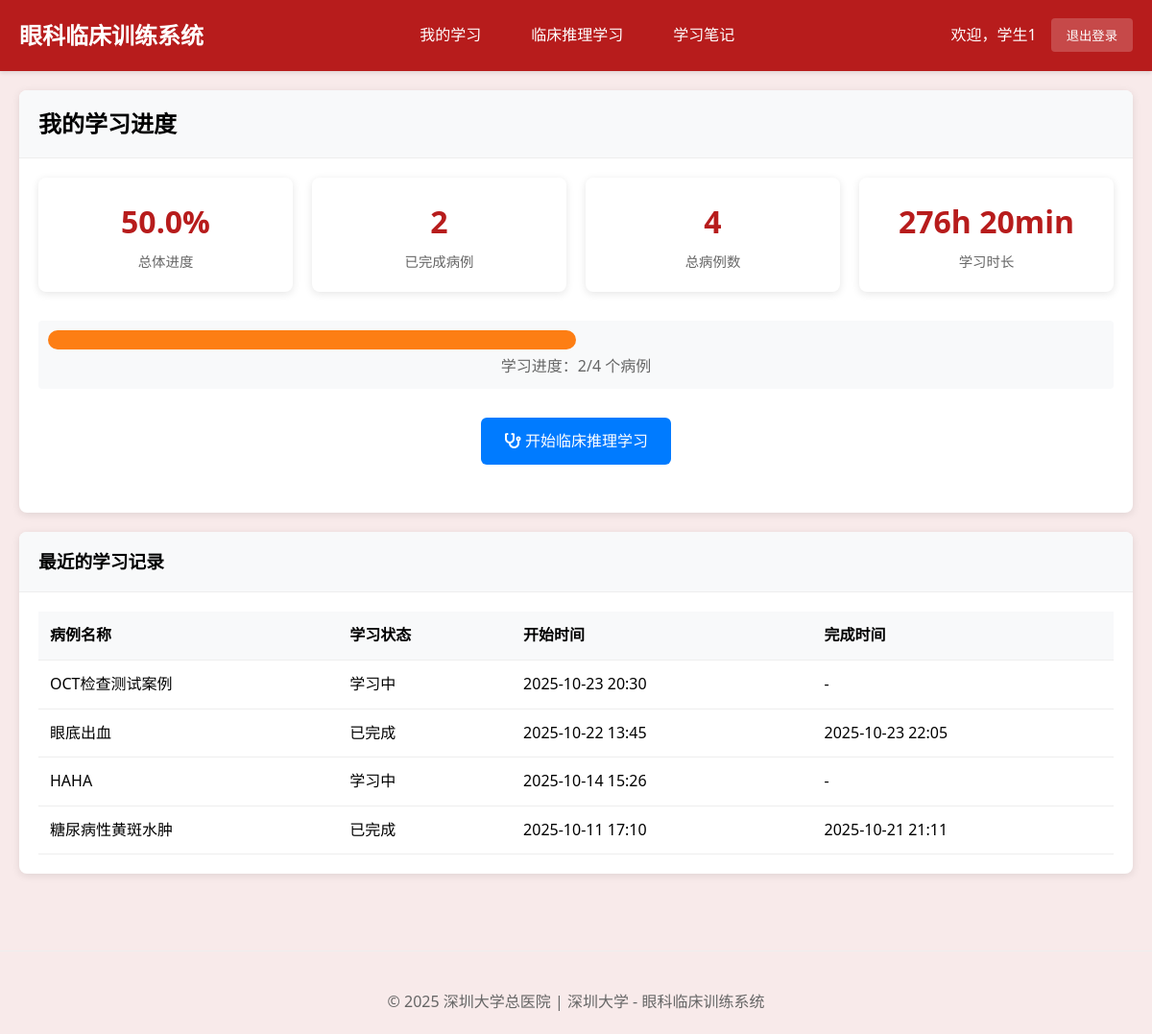
/student/ (signed in), run on an earlier commit of the app's database.
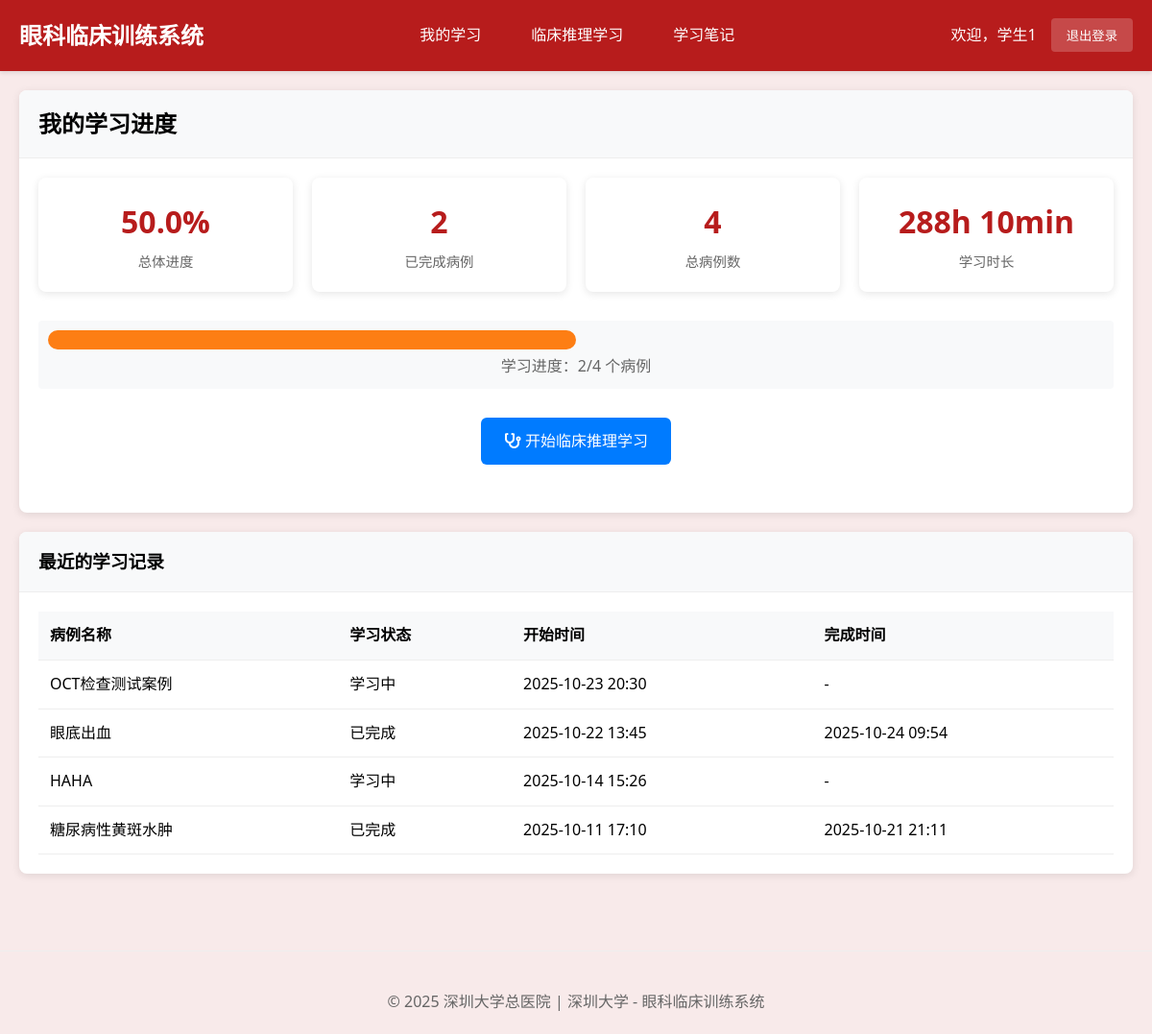
And on a later commit of the database.
### cases/models.py (models this page shows, shortened)
class StudentClinicalSession(models.Model):
    student = models.ForeignKey(User, on_delete=models.CASCADE, verbose_name="学生")
    clinical_case = models.ForeignKey(ClinicalCase, on_delete=models.CASCADE, verbose_name="临床案例")
    session_status = models.CharField(
        max_length=30,  # 增加长度以适应最长的选项
        choices=[
            ('case_presentation', '病例呈现'),         # 步骤1: 呈现病例
            ('examination_selection', '检查选择'),     # 步骤2: 选择检查方法
            ('examination_results', '检查结果'),       # 步骤3: 查看检查图像结果
            ('diagnosis_reasoning', '诊断推理'),       # 步骤4: 诊断判断推理
            ('treatment_selection', '治疗选择'),       # 步骤5: 选择治疗方案
            ('learning_feedback', '学习反馈'),         # 步骤6: 学习反馈
            ('completed', '已完成')
        ],
        default='case_presentation',
        verbose_name="当前阶段"
    )
    selected_examinations = models.JSONField(default=list, verbose_name="已选检查项目")
    examination_images_viewed = models.JSONField(default=list, verbose_name="已查看的检查图像")
    selected_diagnosis = models.ForeignKey(DiagnosisOption, on_delete=SET_NULL, blank=True, null=True, verbose_name="选择的诊断")
    diagnosis_reasoning_text = models.TextField(blank=True, verbose_name="诊断推理过程",
                                               help_text="学生的诊断思路和推理过程")
    selected_treatments = models.JSONField(default=list, verbose_name="已选治疗方案")
    step_completion_status = models.JSONField(
        default=dict,
        verbose_name="步骤完成状态",
        help_text="记录每个步骤的完成情况：{step_name: {completed: bool, score: float, completion_time: datetime}}"
    )
    required_examinations_completed = models.BooleanField(default=False, verbose_name="必选检查是否完成")
    examination_selection_valid = models.BooleanField(default=False, verbose_name="检查选择是否有效")
    examination_score = models.FloatField(default=0.0, verbose_name="检查选择得分")
    diagnosis_score = models.FloatField(default=0.0, verbose_name="诊断准确性得分")
    treatment_score = models.FloatField(default=0.0, verbose_name="治疗方案得分")
    reasoning_score = models.FloatField(default=0.0, verbose_name="推理过程得分")
    overall_score = models.FloatField(default=0.0, verbose_name="总体得分")
    time_spent = models.JSONField(default=dict, verbose_name="各阶段用时", help_text="JSON格式记录各阶段耗时")
    step_start_times = models.JSONField(default=dict, verbose_name="各步骤开始时间")
    started_at = models.DateTimeField(auto_now_add=True, verbose_name="开始时间")
    completed_at = models.DateTimeField(blank=True, null=True, verbose_name="完成时间")
    last_activity = models.DateTimeField(auto_now=True, verbose_name="最后活动时间")
    learning_notes = models.TextField(blank=True, verbose_name="学习笔记")
    reflection = models.TextField(blank=True, verbose_name="学习反思")
    session_data = models.JSONField(default=dict, verbose_name="会话数据",
                                   help_text="保存检查顺序、当前进度等临时数据")
    class Meta:
        verbose_name = "学生临床会话"
        verbose_name_plural = "学生临床会话"
        ordering = ['-started_at']
        unique_together = ['student', 'clinical_case']

class ClinicalCase(models.Model):
    title = models.CharField(max_length=200, verbose_name="案例标题")
    case_id = models.CharField(max_length=50, unique=True, verbose_name="案例编号")
    patient_age = models.IntegerField(verbose_name="患者年龄")
    patient_gender = models.CharField(max_length=10, choices=[('M', '男'), ('F', '女')], verbose_name="患者性别")
    chief_complaint = models.TextField(verbose_name="主诉")
    present_illness = models.TextField(verbose_name="现病史")
    past_history = models.TextField(blank=True, verbose_name="既往史")
    family_history = models.TextField(blank=True, verbose_name="家族史")
    learning_objectives = models.JSONField(verbose_name="学习目标", help_text="JSON格式存储多个学习目标")
    difficulty_level = models.CharField(
        max_length=20,
        choices=[('beginner', '初级'), ('intermediate', '中级'), ('advanced', '高级')],
        default='intermediate',
        verbose_name="难度等级"
    )
    is_active = models.BooleanField(default=True, verbose_name="是否启用")
    created_by = models.ForeignKey(User, on_delete=models.CASCADE, verbose_name="创建者")
    created_at = models.DateTimeField(auto_now_add=True, verbose_name="创建时间")
    updated_at = models.DateTimeField(auto_now=True, verbose_name="更新时间")
    case_images = models.JSONField(blank=True, null=True, verbose_name="案例图片", help_text="存储图片路径的JSON数组")
    class Meta:
        verbose_name = "临床案例"
        verbose_name_plural = "临床案例"
        ordering = ['-created_at']

### cases/views.py (the view)
# urls.py: path('student/', views.student_dashboard, name='student_dashboard'),
@login_required
@user_passes_test(is_student, login_url='login')
def student_dashboard(request):
    user = request.user
    total_clinical_cases = ClinicalCase.objects.filter(is_active=True).count()
    user_sessions = StudentClinicalSession.objects.filter(student=user)
    completed_sessions = user_sessions.filter(completed_at__isnull=False).count()
    progress_percentage = 0
    if total_clinical_cases > 0:
        progress_percentage = round((completed_sessions / total_clinical_cases) * 100, 1)
    total_study_time = 0
    for session in user_sessions.filter(completed_at__isnull=False):
        if session.completed_at and session.started_at:
            duration = session.completed_at - session.started_at
            total_study_time += duration.total_seconds() / 60  # 转换为分钟
    total_study_time = round(total_study_time)
    hours = total_study_time // 60
    minutes = total_study_time % 60
    if hours > 0:
        if minutes > 0:
            formatted_study_time = f"{hours}h {minutes}min"
        else:
            formatted_study_time = f"{hours}h"
    else:
        formatted_study_time = f"{minutes}min"
    recent_sessions = user_sessions.order_by('-started_at')[:5]
    progress = {
        'progress_percentage': progress_percentage,
        'total_study_time': total_study_time,
        'formatted_study_time': formatted_study_time,
    }
    context = {
        'total_clinical_cases': total_clinical_cases,
        'completed_sessions': completed_sessions,
        'recent_sessions': recent_sessions,
        'progress': progress,
    }
    return render(request, 'student/dashboard.html', context)

### cases/views.py (called while the page is built)
def is_student(user):
    return user.groups.filter(name='Students').exists()

### cases/templates/student/dashboard.html (shortened to what this page needs)
{% extends 'base.html' %}
{% load static %}
{% block content %}
<div class="card">
    <div class="card-header">
        <h2>我的学习进度</h2>
    </div>
    <div class="card-body">
        <div class="stats-grid">
            <div class="stat-card" role="status" aria-label="总体学习进度">
                <div class="stat-number">{{ progress.progress_percentage|floatformat:1|default:0 }}%</div>
                <div class="stat-label">总体进度</div>
            </div>
            <div class="stat-card" role="status" aria-label="已完成病例数量">
                <div class="stat-number">{{ completed_sessions }}</div>
                <div class="stat-label">已完成病例</div>
            </div>
            <div class="stat-card" role="status" aria-label="总病例数量">
                <div class="stat-number">{{ total_clinical_cases }}</div>
                <div class="stat-label">总病例数</div>
            </div>
            <div class="stat-card" role="status" aria-label="总学习时长">
                <div class="stat-number">{{ progress.formatted_study_time|default:"0min" }}</div>
                <div class="stat-label">学习时长</div>
            </div>
        </div>
        <div class="progress-container" style="background: #f8f9fa; padding: 10px; border-radius: 4px; margin: 20px 0;">
            <div class="progress-bar"
                 style="background: #007bff; height: 20px; border-radius: 10px; transition: width 0.3s; width: 0%;"
                 data-progress="{{ progress.progress_percentage|floatformat:1|default:0 }}"></div>
            <div style="text-align: center; margin-top: 5px; color: #666;">学习进度：{{ completed_sessions }}/{{ total_clinical_cases }} 个病例</div>
        </div>
        <div style="text-align: center; margin: 30px 0;">
            <a href="{% url 'clinical_case_list' %}" class="btn" style="background: #007bff; color: white; padding: 12px 24px; border-radius: 6px; text-decoration: none;">
                <i class="fas fa-stethoscope"></i> 开始临床推理学习
            </a>
        </div>
    </div>
</div>
{% if recent_sessions %}
<div class="card">
    <div class="card-header">
        <h3>最近的学习记录</h3>
    </div>
    <div class="card-body">
        <table class="table">
            <thead>
                <tr>
                    <th>病例名称</th>
                    <th>学习状态</th>
                    <th>开始时间</th>
                    <th>完成时间</th>
                </tr>
            </thead>
            <tbody>
                {% for session in recent_sessions %}
                <tr>
                    <td>{{ session.clinical_case.title }}</td>
                    <td>
                        {% if session.completed_at %}
                            <span class="badge badge-success">已完成</span>
                        {% else %}
                            <span class="badge badge-warning">学习中</span>
                        {% endif %}
                    </td>
                    <td>{{ session.started_at|date:"Y-m-d H:i" }}</td>
                    <td>
                        {% if session.completed_at %}
                            {{ session.completed_at|date:"Y-m-d H:i" }}
                        {% else %}
                            -
                        {% endif %}
                    </td>
                </tr>
                {% endfor %}
            </tbody>
        </table>
    </div>
</div>
{% endif %}
{% endblock %}

What changed in the data, as far as the page shows it:
changed StudentClinicalSession "眼底出血": completed_at "2025-10-23 22:05" → "2025-10-24 09:54"
Also different on the page:
{{ progress.formatted_study_time|default:"0min" }}: "276h 20min" → "288h 10min"
